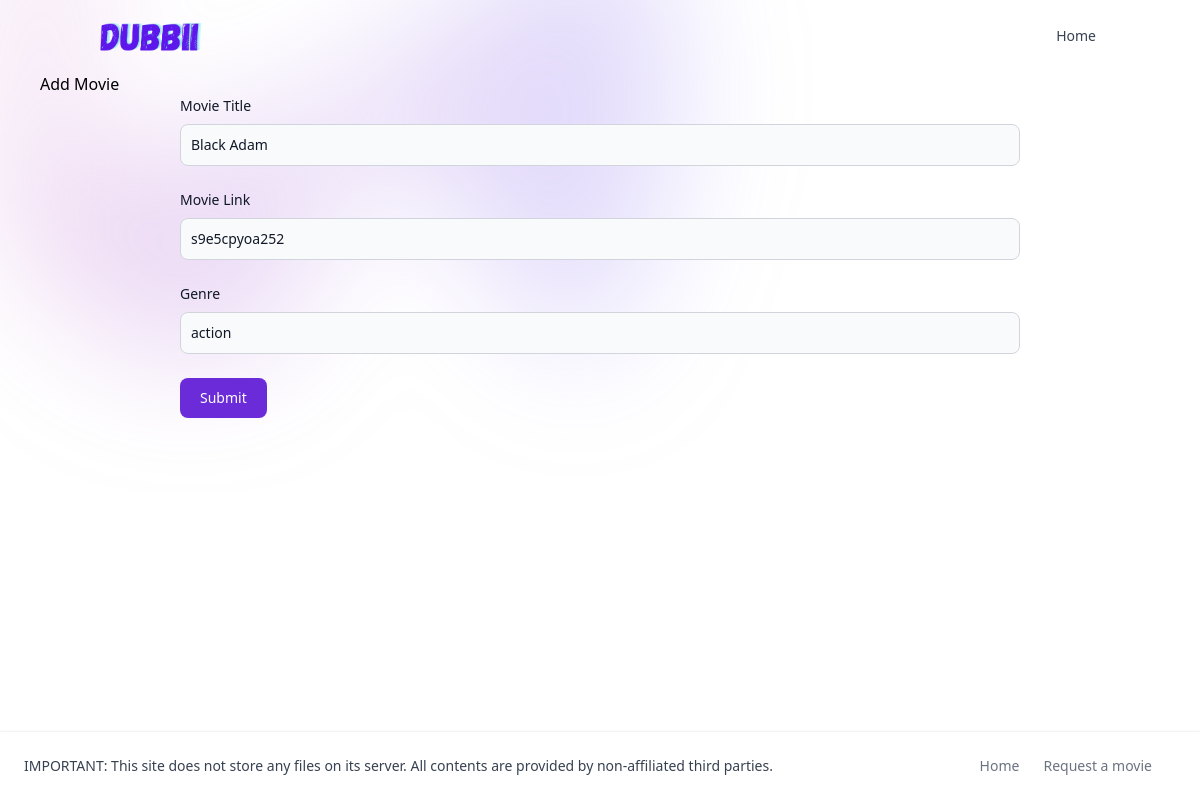
/1/edit, run on an earlier commit of the app's database.
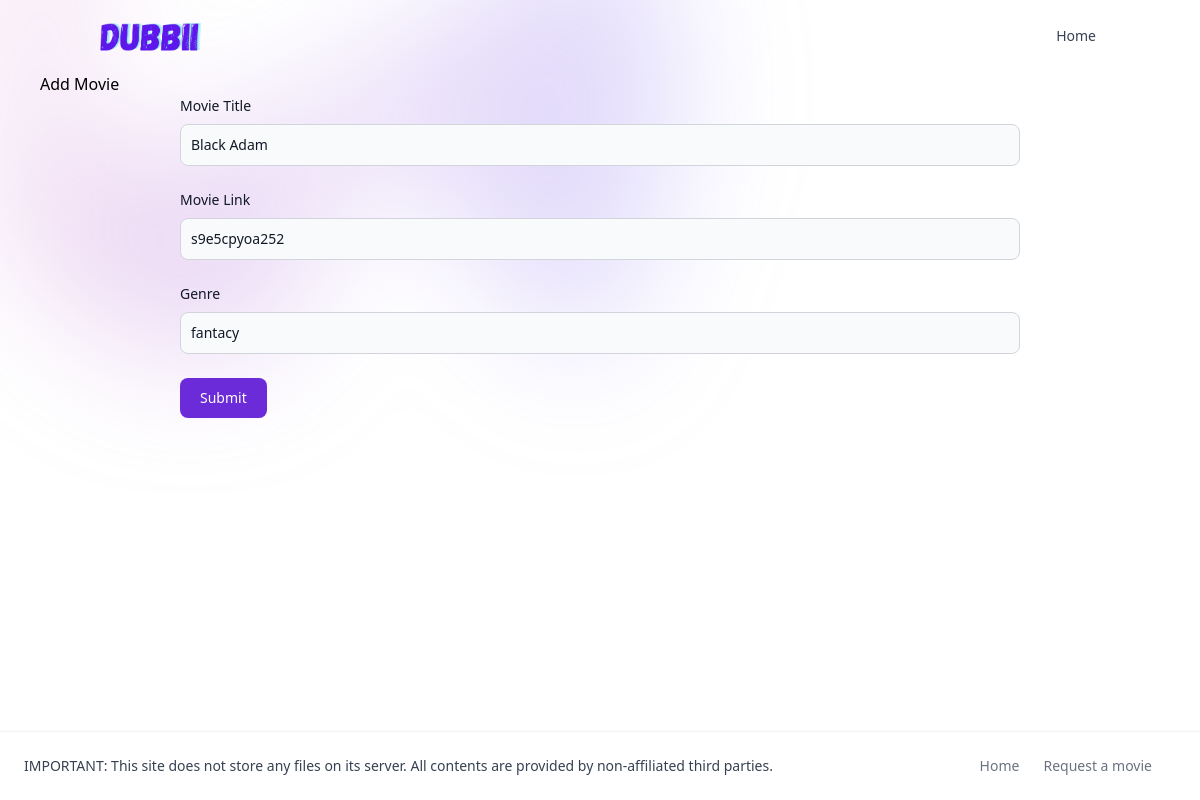
And on a later commit of the database.
### tables this page shows
CREATE TABLE movies (
    id INTEGER PRIMARY KEY AUTOINCREMENT,
    created TIMESTAMP NOT NULL DEFAULT CURRENT_TIMESTAMP,
    title TEXT NOT NULL,
    link TEXT NOT NULL,
    genre TEXT NOT NULL);

### app.py (the view, shortened to what this page needs)
@app.route('/<int:id>/edit', methods=['POST', 'GET'])
def edit(id):
    movie = get_movie(id)
    return render_template('edit.html', movie=movie)

### app.py (called while the page is built)
def get_db_connection():
    conn = sqlite3.connect("database.sqlite")
    conn.row_factory = sqlite3.Row
    return conn

def get_movie(movie_id):
    conn = get_db_connection()
    movie = conn.execute("SELECT * FROM movies WHERE id = ?",
                         (movie_id,)).fetchone()
    conn.close()
    if movie is None:
        abort(404)
    return movie

### templates/edit.html
{% extends 'base.html' %}
{% block content %}
<h1>{% block title %} Add Movie {% endblock %}</h1>
<form method="post" class="w-3/4 mx-auto">
  <div class="mb-6">
    <label for="title" class="block mb-2 text-sm font-medium text-gray-900 dark:text-white">Movie Title</label>
    <input type="text" id="title" name="title" value="{{ request.form['title'] or movie['title'] }}"
      class="bg-gray-50 border border-gray-300 text-gray-900 text-sm rounded-lg focus:ring-purple-500 focus:border-purple-500 block w-full p-2.5 dark:bg-gray-700 dark:border-gray-600 dark:placeholder-gray-400 dark:text-white dark:focus:ring-purple-500 dark:focus:border-purple-500"
      placeholder="Black Panther" required>
  </div>
  <div class="mb-6">
    <label for="link" class="block mb-2 text-sm font-medium text-gray-900 dark:text-white">Movie Link</label>
    <input type="text" id="link" name="link" value="{{ request.form['link'] or movie['link'] }}"
      class="bg-gray-50 border border-gray-300 text-gray-900 text-sm rounded-lg focus:ring-purple-500 focus:border-purple-500 block w-full p-2.5 dark:bg-gray-700 dark:border-gray-600 dark:placeholder-gray-400 dark:text-white dark:focus:ring-purple-500 dark:focus:border-purple-500"
      required>
  </div>
  <div class="mb-6">
    <label for="genre" class="block mb-2 text-sm font-medium text-gray-900 dark:text-white">Genre</label>
    <input type="text" id="genre" name="genre" value="{{ request.form['genre'] or movie['genre'] }}"
      class="bg-gray-50 border border-gray-300 text-gray-900 text-sm rounded-lg focus:ring-purple-500 focus:border-purple-500 block w-full p-2.5 dark:bg-gray-700 dark:border-gray-600 dark:placeholder-gray-400 dark:text-white dark:focus:ring-purple-500 dark:focus:border-purple-500"
      required>
  </div>
  <button type="submit"
    class="text-white bg-purple-700 hover:bg-purple-800 focus:ring-4 focus:outline-none focus:ring-purple-300 font-medium rounded-lg text-sm w-full sm:w-auto px-5 py-2.5 text-center dark:bg-purple-600 dark:hover:bg-purple-700 dark:focus:ring-purple-800">Submit</button>
</form>
{% endblock %}

### templates/base.html (shortened to what this page needs)
<!doctype html>
<html lang="en">
<head>
  <link rel="stylesheet" href="{{ url_for('static', filename='dist/css/output.css') }}">
</head>
<body>
  <nav class="bg-transparent border-gray-200 px-2 sm:px-4 py-2.5 rounded dark:bg-gray-900">
    <div class="container flex flex-wrap items-center justify-between mx-auto">
      <a href="{{ url_for('index')}}" class="flex items-center">
        <img src="{{ url_for('static', filename='images/dubbii_copy.png') }}" class="h-6 mr-3 sm:h-9 logo-svg"
          alt="Dubbii Logo" />
      </a>
      <div class="hidden w-full md:block md:w-auto" id="navbar-default">
        <ul
          class="flex flex-col p-4 mt-4 border border-gray-100 rounded-lg bg-gray-50 md:flex-row md:space-x-8 md:mt-0 md:text-sm md:font-medium md:border-0 md:bg-white dark:bg-gray-800 md:dark:bg-gray-900 dark:border-gray-700">
          <li>
            <a href="/"
              class="block py-2 pl-3 pr-4 text-gray-700 rounded hover:bg-gray-100 md:hover:bg-transparent md:border-0 md:hover:text-blue-700 md:p-0 dark:text-gray-400 md:dark:hover:text-white dark:hover:bg-gray-700 dark:hover:text-white md:dark:hover:bg-transparent">Home</a>
          </li>
        </ul>
      </div>
    </div>
  </nav>
  <div class="
            absolute
            inset-x-0
            top-[-10rem]
            -z-10
            transform-gpu
            overflow-hidden
            blur-3xl
            sm:top-[-20rem]
          ">
  </div>
  <div class="mx-10">
    {% block content %} {% endblock %}
  </div>
  <footer
    class="fixed bottom-0 left-0 z-20 p-4 w-full bg-white border-t border-gray-100 shadow md:flex md:items-center md:justify-between md:p-6 dark:bg-gray-800 dark:border-gray-600">
    <span class="text-sm text-gray-700 sm:text-center dark:text-gray-400">
      IMPORTANT: This site does not store any files on its server. All contents are provided by non-affiliated third
      parties.
    </span>
    <ul class="flex flex-wrap items-center mt-3 text-sm text-gray-500 dark:text-gray-400 sm:mt-0">
      <li>
        <a href="/" class="mr-4 hover:underline md:mr-6 ">Home</a>
      </li>
      <li>
        <a href="#" class="mr-4 hover:underline md:mr-6">Request a movie</a>
      </li>
    </ul>
  </footer>
</body>
</html>

What changed in the data, as far as the page shows it:
changed movies "Black Adam": genre "action" → "fantacy"
